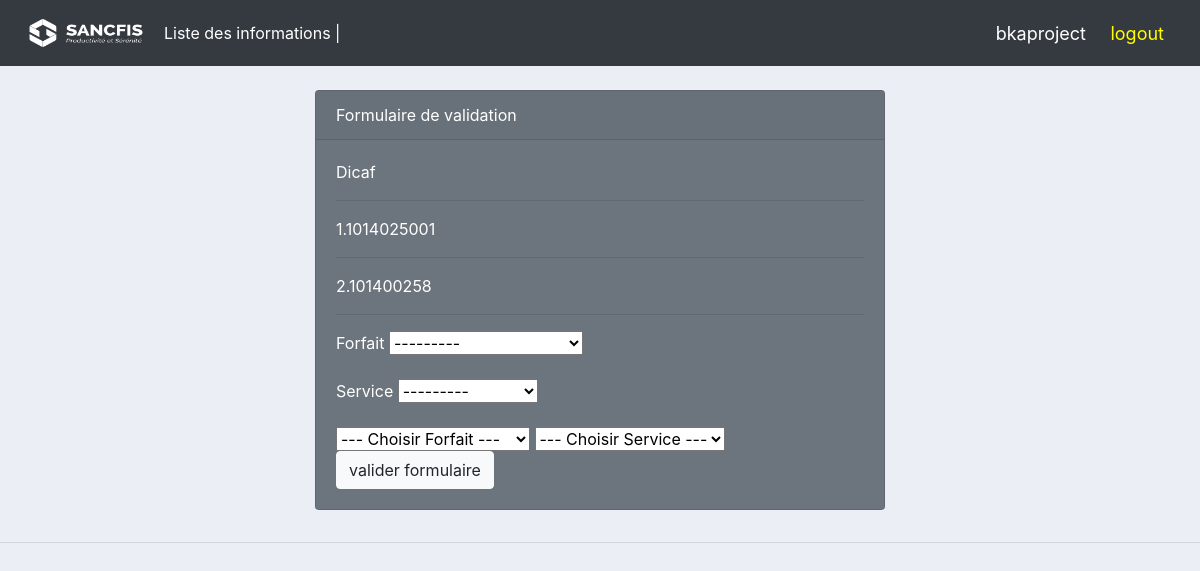
The page /validation_installation_informations/1/ (signed in) on the database its author committed.
### bka/models.py (models this page shows, shortened)
class installation_information(models.Model):
    customer = models.CharField(max_length=100, null=True)
    lat = models.FloatField(max_length=20, null=True)
    lon = models.FloatField(max_length=20, null=True)
    forfait = models.ForeignKey(forfait, blank=True, null=True, on_delete=models.CASCADE)
    service = models.ForeignKey(service, blank=True, null=True, on_delete=models.CASCADE)
    cle_activation = models.CharField(max_length=100, null=True)
    status = models.BooleanField(default=False)
    activer = models.BooleanField(default=False)
    date_ajout = models.DateTimeField(auto_now_add=True)
    date_modif = models.DateTimeField(auto_now=True)

### bka/decorators.py (the view)
        def wrapper_func(request, *args, **kwargs):
            group = None
            if request.user.groups.exists():
                group = request.user.groups.all()[0].name
            if group in allowed_roles:
                return view_func(request, *args, **kwargs)
            elif group == 'DG':
                return redirect('list_all_informations')
            elif group == 'PMO':
                return redirect('list_coordinates_pmo')
            elif group == 'tech':
                return redirect('list_coordinates')
            else:
                return HttpResponse("Vous n'etes pas autorisé à acceder à cette page")

### bka/forms.py
class validation_installation_informationForm(forms.ModelForm):
    class Meta:
        model = installation_information
        fields = ['forfait', 'service']
        labels = {
            'forfait': 'Forfait',
            'service': 'Service',
        }
    """ def __init__(self, *args, **kwargs):
            super().__init__(*args, **kwargs)
            self.fields['service'].queryset = service.objects.none()

            if 'forfait' in self.data:
                try:
                    forfait_id = int(self.data.get('forfait'))
                    self.fields['service'].queryset = service.objects.filter(forfait_id=forfait_id).order_by('nom_service')
                except (ValueError, TypeError):
                    pass
            elif self.instance.pk:
                self.fields['service'].queryset = self.instance.forfait.service_set.order_by('nom_service') """

### bka/models.py (called while the page is built)
    def __str__(self):
        return str(self.nom)

    def __str__(self):
        return str(self.nom_service)

### bka/templates/bka/dg/validation_installation_informations.html (shortened to what this page needs)
{% extends 'bka/dg/main_dg.html' %}
{% load crispy_forms_tags %}
{% block content %}
<br>
<div class="row">
    <div class="container col-md-6">
        <div class="card text-white bg-secondary mb-3">
            <div class="card-header">Formulaire de validation</div>
            <div class="card-body">
                <form action="" id="validation_installation_informationForm" method="POST">
                {{ form.instance.customer }} <hr>
                {{ form.instance.lat}} <hr>
                {{ form.instance.lon }} <hr>
                {{ form.forfait | as_crispy_field }}
                {{ form.service | as_crispy_field }}
                <select>
                    <option selected disabled="true">--- Choisir Forfait ---</option>
                </select>
                <select>
                    <option selected disabled="true">--- Choisir Service ---</option>
                </select>
                <button class="btn btn-light" type="submit" name="submit">
                    valider formulaire
                </button>
                </form>
            </div>
        </div>
    </div>
</div>
{% endblock %}

### bka/templates/bka/dg/navbar_dg.html (shortened to what this page needs)
{% load static %}
<nav class="navbar navbar-expand-lg navbar-dark bg-dark">
    <img style="height: 50px; width: 140px;" src="{% static 'images/logo.png' %}">
    <div class="collapse navbar-collapse" id="navbarNav">
        <ul class="navbar-nav">
            <li class="nav-item active">
                <a class="nav-link" href="{% url 'list_all_informations' %}">Liste des informations |</a>
            </li>
        </ul>
    </div>
    <span class="hello-msg">{{ request.user }}</span>&nbsp;
    <span><a class="href" href="{% url 'logout_page' %}">logout</a></span>
</nav>

### static/css/main.css (style rules this page uses)
body { background-color: #ebeff5; }

### bka/templates/bka/dg/navbar_dg.html (style rules this page uses)
.hello-msg { font-size: 18px; color: white; margin-right: 20px; }
.href { font-size: 18px; color: yellow; margin-right: 20px; }

### rows shown on the page
installation_information: instance.customer "Dicaf", instance.lat "1.1014025001", instance.lon "2.101400258", forfait "---------", service "---------"

### other values the page prints
{{ request.user }} "bkaproject"
